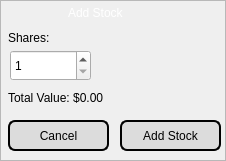
<?xml version="1.0" encoding="UTF-8"?>
<ui version="4.0">
 <class>SharesSelection</class>
 <widget class="QDialog" name="SharesSelection">
  <property name="geometry">
   <rect>
    <x>0</x>
    <y>0</y>
    <width>226</width>
    <height>161</height>
   </rect>
  </property>
  <property name="windowTitle">
   <string>Dialog</string>
  </property>
  <widget class="QFrame" name="centralWidget">
   <property name="geometry">
    <rect>
     <x>0</x>
     <y>0</y>
     <width>226</width>
     <height>161</height>
    </rect>
   </property>
   <property name="frameShape">
    <enum>QFrame::StyledPanel</enum>
   </property>
   <property name="frameShadow">
    <enum>QFrame::Raised</enum>
   </property>
   <widget class="QPushButton" name="cancelButton">
    <property name="geometry">
     <rect>
      <x>8</x>
      <y>120</y>
      <width>101</width>
      <height>31</height>
     </rect>
    </property>
    <property name="styleSheet">
     <string notr="true">background-color: Gainsboro;
border-style: solid;
border-width:2px;
border-radius:7px;
border-color: black;
font: 12pt &quot;Century Gothic&quot;;
</string>
    </property>
    <property name="text">
     <string>Cancel</string>
    </property>
   </widget>
   <widget class="QPushButton" name="addStockButton">
    <property name="geometry">
     <rect>
      <x>120</x>
      <y>120</y>
      <width>101</width>
      <height>31</height>
     </rect>
    </property>
    <property name="styleSheet">
     <string notr="true">background-color: Gainsboro;
border-style: solid;
border-width:2px;
border-radius:7px;
border-color: black;
font: 12pt &quot;Century Gothic&quot;;
</string>
    </property>
    <property name="text">
     <string>Add Stock</string>
    </property>
   </widget>
   <widget class="QSpinBox" name="sharesSpinBox">
    <property name="geometry">
     <rect>
      <x>10</x>
      <y>50</y>
      <width>81</width>
      <height>31</height>
     </rect>
    </property>
    <property name="minimum">
     <number>1</number>
    </property>
    <property name="maximum">
     <number>1000</number>
    </property>
   </widget>
   <widget class="QLabel" name="label_2">
    <property name="geometry">
     <rect>
      <x>8</x>
      <y>30</y>
      <width>131</width>
      <height>16</height>
     </rect>
    </property>
    <property name="styleSheet">
     <string notr="true">font: 10pt &quot;Century Gothic&quot;;</string>
    </property>
    <property name="text">
     <string>Shares:</string>
    </property>
   </widget>
   <widget class="QLabel" name="label_3">
    <property name="geometry">
     <rect>
      <x>8</x>
      <y>90</y>
      <width>141</width>
      <height>16</height>
     </rect>
    </property>
    <property name="styleSheet">
     <string notr="true">font: 10pt &quot;Century Gothic&quot;;</string>
    </property>
    <property name="text">
     <string>Total Value: $0.00</string>
    </property>
   </widget>
   <widget class="QLabel" name="label_4">
    <property name="geometry">
     <rect>
      <x>68</x>
      <y>5</y>
      <width>91</width>
      <height>16</height>
     </rect>
    </property>
    <property name="styleSheet">
     <string notr="true">font: 13pt &quot;Century Gothic&quot;;
color: white;</string>
    </property>
    <property name="text">
     <string>Add Stock</string>
    </property>
   </widget>
  </widget>
 </widget>
 <resources/>
 <connections/>
</ui>
